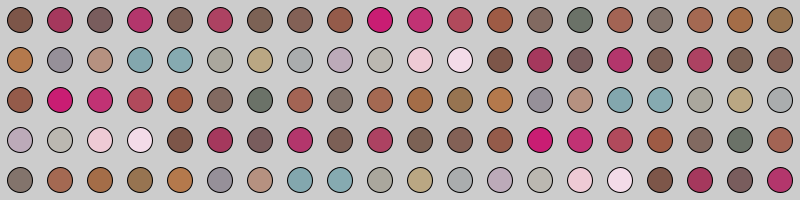
Frame 1 (no input)
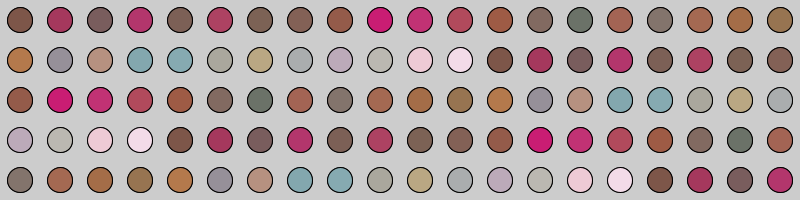
Frame 2 (the mouse pressed at the canvas centre, redrawn once)

The Processing sketch that drew these frames (run headless with seeded random() and noise(); the mouse was pressed at the canvas centre and the sketch redrawn once):

// Processing sketch: colouredDots4
// ── colouredDots4.pde
/*
Doug Easterly
Intermediate Color lesson
DSDN142, 2014
Victoria University of Wellington

thanks to Joshua Davis' Anderson Ranch tutorials for how to work with % and floor to create a matrix with 1 for-loop
https://twitter.com/JoshuaDavis/status/295209341064212482

And Processing Handbook (Reas/Fry) for working with color palettes 
*/

// you can make a color palette manually, or you can use a tool like Joshua Davis' ColorPiocking Tool
color[] palette = {#7d5649, #a5385d, #795d5d, #b3366c, #7c6056,
#ad4262, #7c6255, #836156, #945b4a, #c91d73, #c13274, #b14a5c,
#9e5b45, #826a61, #6b7268, #a36454, #83746c, #a46952, #a46d48,
#977451, #b4794c, #969099, #b69180, #83a7ae, #86aab1, #aaa79d,
#baa783, #aaadae, #bcaab9, #bbb8b1, #eecad5, #f3dbe8};



float dotSize = 25.0;
float spacing = 1.6;
float plantArea = dotSize*spacing;
int col;
int row;
int numDots;
float border = plantArea/2;

void setup(){
size (800,200);
col = floor(width / plantArea);
row = floor(height / plantArea);
numDots = floor(col*row);
ellipseMode(CENTER);
}

void draw(){
  
/* one way to ramp through an array is simply to iterate
but what if our array is a different size than our for loop?
*/
//int j = i;
//if(i>palette.length){
//j= i-palette.length;
//}
//println(j);

/* once more, modulo % to the rescue*/
//  println(palette.length);
 // println(i%palette.length);

  
for(int i = 0; i<numDots; i++){
  // using the modulo (%) operator to make i work with vulues that make sense to our palette
fill(palette[i%palette.length]);
// using floor to keep i/col values within a row
// using modulo(%) to step through our columns
ellipse( (plantArea*(i%col)) + border, plantArea *(floor(i/col)) + border, dotSize, dotSize);

}

noLoop();

}
